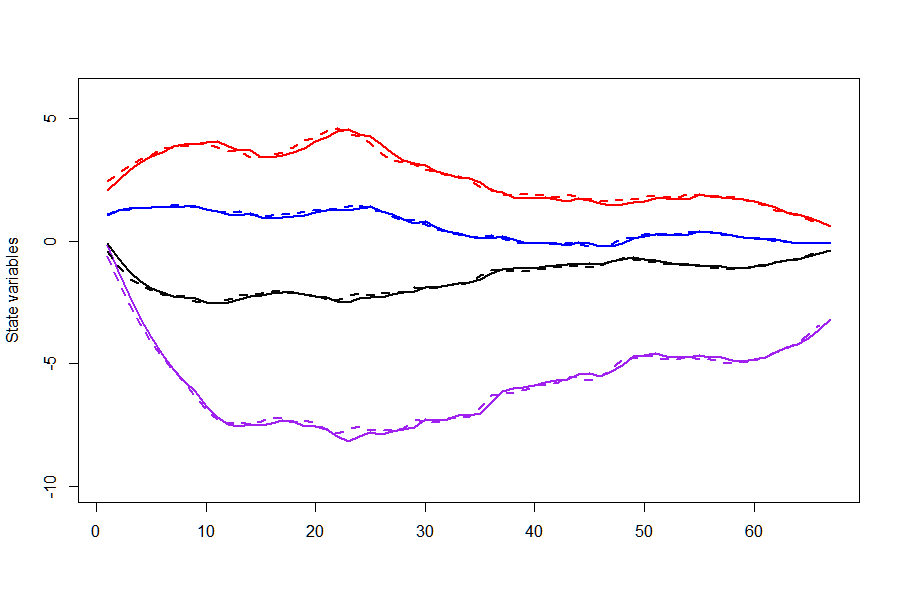

The R source for this figure:
# ------------------------------------------------------------------------------
# Project:     MTS - Modeling of Term Structure for Inflation Estimation
# ------------------------------------------------------------------------------
# Quantlet:    MTS_afns_germany
# ------------------------------------------------------------------------------
# Description: The estimation results for Germany derived from the AFNS model in
#              multi-maturity term structue. Graphic showing the filtered
#              and predicted state variables.
# ------------------------------------------------------------------------------
# Keywords:    Kalman filter, optimization, MLE, maximum likelihood, bond,
#              plot, filter, estimation, extrapolation, dynamics
# ------------------------------------------------------------------------------
# See also:    
# ------------------------------------------------------------------------------
# Author:      Shi Chen
# ------------------------------------------------------------------------------

## clear history
rm(list = ls(all = TRUE))
graphics.off()

## install and load packages
libraries = c("zoo", "FKF")
lapply(libraries, function(x) if (!(x %in% installed.packages())) {
  install.packages(x)
})
lapply(libraries, library, quietly = TRUE, character.only = TRUE)

setwd("C:/Users/chenshic.hub/Dropbox/Panel_NS_AF/Code//MTS_Qcodes")

## read data of Germany
dedata1 = read.csv("denom.csv", header = F, sep = ";")
dedate = as.character(dedata1[, 1])
st = which(dedate == "30.06.2009")
et = which(dedate == "31.12.2014")
dedata11 = dedata1[(st:et), 2:14]

dedata2 = read.csv("deinf.csv", header = F, sep = ";")
dedate = as.character(dedata2[, 2])
st = which(dedate == "30.06.2009")
et = which(dedate == "31.12.2014")
dedata22 = dedata2[(st:et), 3:5]

denom = cbind(dedata11[, 4], dedata11[, 6], dedata11[, 9])
deinf = cbind(dedata22[, 1], dedata22[, 2], dedata22[, 3])
demat = c(5, 7, 10)

dejoi = cbind(denom[, 1], deinf[, 1])
for (i in 2:length(demat)) {
  dejoi = cbind(dejoi, denom[, i], deinf[, i])
}

y51 = t(dejoi)

yieldadj_joint <- function(sigma11, sigma12 = 0, sigma13 = 0, sigma21 = 0, 
                           sigma22, sigma23 = 0, sigma31 = 0, sigma32 = 0, sigma33, sigma44, lambda, 
                           time = maturity) {
  Atilde <- sigma11^2 + sigma12^2 + sigma13^2 + sigma44^2
  Btilde <- sigma21^2 + sigma22^2 + sigma23^2
  Ctilde <- sigma31^2 + sigma32^2 + sigma33^2
  Dtilde <- sigma11 * sigma21 + sigma12 * sigma22 + sigma13 * sigma23
  Etilde <- sigma11 * sigma31 + sigma12 * sigma32 + sigma13 * sigma33
  Ftilde <- sigma21 * sigma31 + sigma22 * sigma32 + sigma23 * sigma33
  
  adj1 <- Atilde * time^2/6
  adj2 <- Btilde * (1/(2 * lambda^2) - (1 - exp(-lambda * time))/(lambda^3 * 
                                                                    time) + (1 - exp(-2 * time * lambda))/(3 * lambda^3 * time))
  adj3 <- Ctilde * (1/(2 * lambda^2) + exp(-lambda * time)/(lambda^2) - 
                      time * exp(-2 * lambda * time)/(4 * lambda) - 3 * exp(-2 * lambda * 
                                                                              time)/(4 * lambda^2) - 2 * (1 - exp(-lambda * time))/(lambda^3 * 
                                                                                                                                      time) + 5 * (1 - exp(-2 * lambda * time))/(8 * lambda^3 * time))
  adj4 <- Dtilde * (time/(2 * lambda) + exp(-lambda * time)/(lambda^2) - 
                      (1 - exp(-lambda * time))/(lambda^3 * time))
  adj5 <- Etilde * (3 * exp(-lambda * time)/(lambda^2) + time/(2 * lambda) + 
                      time * exp(-lambda * time)/lambda - 3 * (1 - exp(-lambda * time))/(lambda^3 * 
                                                                                           time))
  adj6 <- Ftilde * (1/(lambda^2) + exp(-lambda * time)/(lambda^2) - exp(-2 * 
                                                                          lambda * time)/(2 * lambda^2) - 3 * (1 - exp(-lambda * time))/(lambda^3 * 
                                                                                                                                           time) + 3 * (1 - exp(-2 * lambda * time))/(4 * lambda^3 * time))
  
  return(adj1 + adj2 + adj3 + adj4 + adj5 + adj6)
}

Meloading_joint <- function(lambda, alphaS, alphaC, time = maturity) {
  row1 <- c(1, (1 - exp(-lambda * time))/(lambda * time), (1 - exp(-lambda * 
                                                                     time))/(lambda * time) - exp(-lambda * time), 0)
  row2 <- c(0, alphaS * ((1 - exp(-lambda * time))/(lambda * time)), 
            alphaC * ((1 - exp(-lambda * time))/(lambda * time) - exp(-lambda * 
                                                                        time)), 1)
  MatrixB <- rbind(row1, row2)
  return(MatrixB)
}

afnsss <- function(t1, t2, t3, t4, t5, t6, t7, t8, t9, t10, t11, t12, t13, 
                   t14, t15, t16, s1, s2, s3, s4, g1, g2, l1, h1, h2, h3, h4) {
  Tt <- matrix(c(t1, t2, t3, t4, t5, t6, t7, t8, t9, t10, t11, t12, t13, 
                 t14, t15, t16), nr = 4)
  Zt <- rbind(Meloading_joint(lambda = l1, alphaS = g1, alphaC = g2, 
                              time = demat[1]), Meloading_joint(lambda = l1, alphaS = g1, alphaC = g2, 
                                                                time = demat[2]), Meloading_joint(lambda = l1, alphaS = g1, alphaC = g2, 
                                                                                                  time = demat[3]))
  ct <- matrix(rep(c(yieldadj_joint(sigma11 = h1, sigma22 = h2, sigma33 = h3, 
                                    sigma44 = h4, lambda = l1, time = demat[1]), yieldadj_joint(sigma11 = h1, 
                                                                                                sigma22 = h2, sigma33 = h3, sigma44 = h4, lambda = l1, time = demat[2]), 
                     yieldadj_joint(sigma11 = h1, sigma22 = h2, sigma33 = h3, sigma44 = h4, 
                                    lambda = l1, time = demat[1])), each = 2), nr = 6, nc = 1)
  dt <- matrix(c(1 - t1, t2, t3, t4, t5, 1 - t6, t7, t8, t9, t10, 1 - 
                   t11, t12, t13, t14, t15, 1 - t16), nr = 4) %*% matrix(c(s1, s2, 
                                                                           s3, s4), nr = 4)
  GGt <- matrix(0.1 * diag(6), nr = 6, nc = 6)
  H <- diag(c(h1^2, h2^2, h3^2, h4^2), nr = 4)
  HHt <- Tt %*% H %*% t(Tt)
  a0 <- c(s1, s2, s3, s4)
  P0 <- HHt * 10
  return(list(a0 = a0, P0 = P0, ct = ct, dt = dt, Zt = Zt, Tt = Tt, GGt = GGt, 
              HHt = HHt))
}


objective = function(theta, yt) {
  sp = afnsss(theta["t1"], theta["t2"], theta["t3"], theta["t4"], theta["t5"], 
              theta["t6"], theta["t7"], theta["t8"], theta["t9"], theta["t10"], 
              theta["t11"], theta["t12"], theta["t13"], theta["t14"], theta["t15"], 
              theta["t16"], theta["s1"], theta["s2"], theta["s3"], theta["s4"], 
              theta["g1"], theta["g2"], theta["l1"], theta["h1"], theta["h2"], 
              theta["h3"], theta["h4"])
  ans = fkf(a0 = sp$a0, P0 = sp$P0, dt = sp$dt, ct = sp$ct, Tt = sp$Tt, 
            Zt = sp$Zt, HHt = sp$HHt, GGt = sp$GGt, yt = yt)
  return(-ans$logLik)
}

theta <- c(t = c(0.8, 0, 0, 0, 0, 0.8, 0, 0, 0, 0, 0.8, 0, 0, 0, 0, 0.8), 
           s = c(0.2, 0.2, 0.2, 0.2), g = c(0.6, 0.6), l1 = c(0.7), h = c(0.2, 
                                                                          0.2, 0.2, 0.2))

fit <- optim(theta, objective, yt = y51, hessian = TRUE)
sp <- afnsss(fit$par["t1"], fit$par["t2"], fit$par["t3"], fit$par["t4"], 
             fit$par["t5"], fit$par["t6"], fit$par["t7"], fit$par["t8"], fit$par["t9"], 
             fit$par["t10"], fit$par["t11"], fit$par["t12"], fit$par["t13"], fit$par["t14"], 
             fit$par["t15"], fit$par["t16"], fit$par["s1"], fit$par["s2"], fit$par["s3"], 
             fit$par["s4"], fit$par["g1"], fit$par["g2"], fit$par["l1"], fit$par["h1"], 
             fit$par["h2"], fit$par["h3"], fit$par["h4"])
ans <- fkf(a0 = sp$a0, P0 = sp$P0, dt = sp$dt, ct = sp$ct, Tt = sp$Tt, 
           Zt = sp$Zt, HHt = sp$HHt, GGt = sp$GGt, yt = y51)

plot(ans$vt[1, ], type = "l", ylim = c(-2, 3))
lines(ans$vt[2, ])
lines(ans$vt[3, ])
lines(ans$vt[4, ])
lines(ans$vt[5, ])
lines(ans$vt[6, ])

matrix(rowMeans(ans$vt[, 2:67]), nr = 6)
joide0915ans <- ans
joide0915fit <- fit
save(joide0915ans, file = "joide0915ans.RData")
save(joide0915fit, file = "joide0915fit.RData")
load("joide0915ans.RData")
load("joide0915fit.RData")

## The plots of filtered and predicted state variables Another approach:
## plot.fkf(ans, CI=NA)
plot(ans$at[1, -1], type = "l", col = "red", ylab = "State variables", 
     xlab = "", ylim = c(-10, 6), lwd = 2)
lines(ans$att[1, -1], lty = 2, col = "red", lwd = 2)
lines(ans$at[2, -1], lty = 1, col = "purple", lwd = 2)
lines(ans$att[2, -1], lty = 2, col = "purple", lwd = 2)
lines(ans$at[3, -1], lty = 1, col = "grey3", lwd = 2)
lines(ans$att[3, -1], lty = 2, col = "grey3", lwd = 2)
lines(ans$at[4, -1], lty = 1, col = "blue", lwd = 2)
lines(ans$att[4, -1], lty = 2, col = "blue", lwd = 2)
